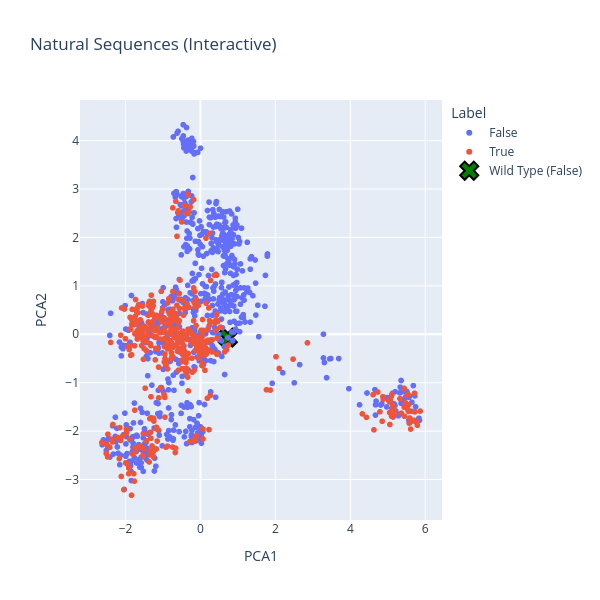

Source (notebook cell):
### Code cell
# True -> Functional true
# False -> Functional false
functional_false_mask = dataset.to_label(dataset.labels_one_hot) == False
functional_false_sequences = dataset.data_one_hot[functional_false_mask]
target_label_oh = dataset.labels_one_hot[~functional_false_mask][0]

idx_wt = 11
wild_type = dataset.data_one_hot[idx_wt]

# visualize the wild type sequence in the pca space
wt_pca = pca.transform(wild_type.view(1, -1).cpu().numpy())

plt.rcParams.update({'font.size': 14,
                     'text.usetex': True})

import plotly.express as px

df_plot = pd.DataFrame({
    "PCA1": data_proj[:, 0],
    "PCA2": -data_proj[:, 1],
    "Label": labels_data,
    "Index": np.arange(len(labels_data))
})


fig_plotly = px.scatter(
    df_plot,
    x="PCA1",
    y="PCA2",
    color="Label",
    hover_data=["Index", "PCA1", "PCA2"],
    title="Natural Sequences (Interactive)",
    width=600,
    height=600
)

# plot also the wild type in the same figure
df_wild_type = pd.DataFrame({
    "PCA1": wt_pca[:, 0],
    "PCA2": -wt_pca[:, 1],
    "Label": "wild type",
    "Index": [999999],
})
fig_plotly.add_scatter(
    x=df_wild_type["PCA1"],
    y=df_wild_type["PCA2"],
    mode="markers",
    marker=dict(size=16, color="green", symbol="x", line=dict(width=2, color="black")),
    name="Wild Type (False)",
)
fig_plotly.show()

### Figure 1 — Plotly figure (JSON) as saved in the notebook; plotly's stock layout.template omitted (floating-point values rounded to 4 significant figures; data arrays with more than 128 entries replaced by an {"elided": "..."} marker saying what was removed)
{"data": [{"customdata": {"elided": "707x1 int values"}, "hovertemplate": "Label=False<br>PCA1=%{x}<br>PCA2=%{y}<br>Index=%{customdata[0]}<extra></extra>", "legendgroup": "False", "marker": {"color": "#636efa", "symbol": "circle"}, "mode": "markers", "name": "False", "showlegend": true, "type": "scattergl", "x": {"elided": "707 float values"}, "xaxis": "x", "y": {"elided": "707 float values"}, "yaxis": "y"}, {"customdata": {"elided": "423x1 int values"}, "hovertemplate": "Label=True<br>PCA1=%{x}<br>PCA2=%{y}<br>Index=%{customdata[0]}<extra></extra>", "legendgroup": "True", "marker": {"color": "#EF553B", "symbol": "circle"}, "mode": "markers", "name": "True", "showlegend": true, "type": "scattergl", "x": {"elided": "423 float values"}, "xaxis": "x", "y": {"elided": "423 float values"}, "yaxis": "y"}, {"marker": {"color": "green", "line": {"color": "black", "width": 2}, "size": 16, "symbol": "x"}, "mode": "markers", "name": "Wild Type (False)", "type": "scatter", "x": [0.7309], "y": [-0.06945]}], "layout": {"height": 600, "legend": {"title": {"text": "Label"}, "tracegroupgap": 0}, "title": {"text": "Natural Sequences (Interactive)"}, "width": 600, "xaxis": {"anchor": "y", "domain": [0, 1], "title": {"text": "PCA1"}}, "yaxis": {"anchor": "x", "domain": [0, 1], "title": {"text": "PCA2"}}}}
